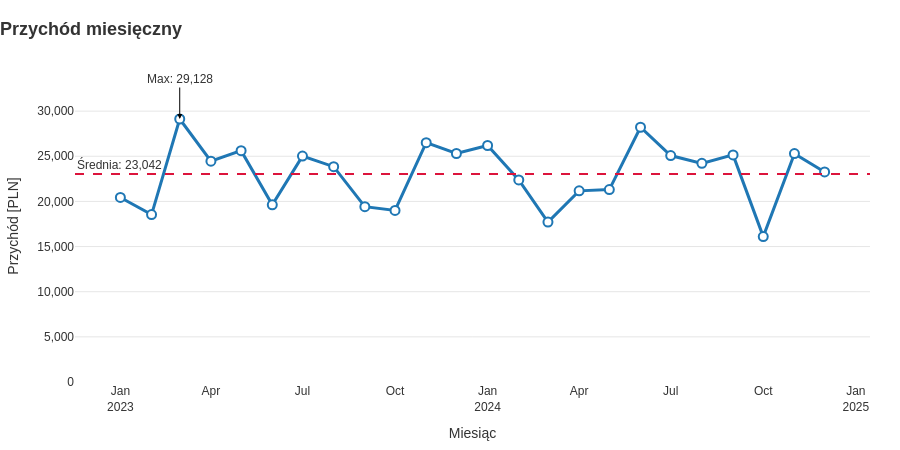

Notebook source saved alongside this figure:
### Markdown cell above
### 1.3. Pełny przykład formatowania jednego wykresu

### Code cell
monthly = df.groupby("month", as_index=False)["revenue"].sum()

fig = px.line(monthly, x="month", y="revenue", markers=True,
              labels={"month": "Miesiąc", "revenue": "Przychód [PLN]"},
              title="Przychód miesięczny")

# --- styl serii (trace)
fig.update_traces(line=dict(color="#1f77b4", width=3, dash="solid"),       # dash: solid, dot, dash, dashdot
                  marker=dict(size=9, color="white", line=dict(color="#1f77b4", width=2)),
                  hovertemplate="<b>%{x|%b %Y}</b><br>Przychód: %{y:,.0f} PLN<extra></extra>")

# --- układ
fig.update_layout(
    title=dict(text="<b>Przychód miesięczny</b>", x=0, xanchor="left", font=dict(size=18)),   # tytuł do lewej
    font=dict(family="Arial", size=12, color="#333"),
    height=450, width=900,
    margin=dict(l=60, r=30, t=70, b=50),
    hovermode="x unified",                    # jeden tooltip dla całego X; inne: "closest", "x", "y", False
    plot_bgcolor="white",
    showlegend=False,
)

# --- osie
fig.update_xaxes(title_text="Miesiąc", tickformat="%b\n%Y", dtick="M3", showgrid=False, tickangle=0)
fig.update_yaxes(title_text="Przychód [PLN]", tickformat=",.0f", rangemode="tozero",
                 gridcolor="rgba(0,0,0,0.1)", zeroline=False, showline=False)

# --- elementy dodatkowe
fig.add_hline(y=monthly["revenue"].mean(), line_dash="dash", line_color="crimson",
              annotation_text=f"Średnia: {monthly['revenue'].mean():,.0f}", annotation_position="top left")
peak = monthly.loc[monthly["revenue"].idxmax()]
fig.add_annotation(x=peak["month"], y=peak["revenue"], text=f"Max: {peak['revenue']:,.0f}",
                   showarrow=True, arrowhead=2, arrowcolor="black", ax=0, ay=-40)
fig.show()

### Figure 1 — Plotly figure (JSON) as saved in the notebook; plotly's stock layout.template omitted (floating-point values rounded to 4 significant figures)
{"data": [{"hovertemplate": "<b>%{x|%b %Y}</b><br>Przychód: %{y:,.0f} PLN<extra></extra>", "legendgroup": "", "line": {"color": "#1f77b4", "dash": "solid", "width": 3}, "marker": {"color": "white", "line": {"color": "#1f77b4", "width": 2}, "size": 9, "symbol": "circle"}, "mode": "lines+markers", "name": "", "orientation": "v", "showlegend": false, "type": "scatter", "x": ["2023-01-01T00:00:00.000000000", "2023-02-01T00:00:00.000000000", "2023-03-01T00:00:00.000000000", "2023-04-01T00:00:00.000000000", "2023-05-01T00:00:00.000000000", "2023-06-01T00:00:00.000000000", "2023-07-01T00:00:00.000000000", "2023-08-01T00:00:00.000000000", "2023-09-01T00:00:00.000000000", "2023-10-01T00:00:00.000000000", "2023-11-01T00:00:00.000000000", "2023-12-01T00:00:00.000000000", "2024-01-01T00:00:00.000000000", "2024-02-01T00:00:00.000000000", "2024-03-01T00:00:00.000000000", "2024-04-01T00:00:00.000000000", "2024-05-01T00:00:00.000000000", "2024-06-01T00:00:00.000000000", "2024-07-01T00:00:00.000000000", "2024-08-01T00:00:00.000000000", "2024-09-01T00:00:00.000000000", "2024-10-01T00:00:00.000000000", "2024-11-01T00:00:00.000000000", "2024-12-01T00:00:00.000000000"], "xaxis": "x", "y": [20440.0, 18540.0, 29130.0, 24460.0, 25620.0, 19620.0, 25020.0, 23850.0, 19420.0, 19000.0, 26510.0, 25310.0, 26190.0, 22390.0, 17720.0, 21170.0, 21310.0, 28210.0, 25080.0, 24220.0, 25150.0, 16100.0, 25300.0, 23260.0], "yaxis": "y"}], "layout": {"annotations": [{"showarrow": false, "text": "Średnia: 23,042", "x": 0, "xanchor": "left", "xref": "x domain", "y": 23040.0, "yanchor": "bottom", "yref": "y"}, {"arrowcolor": "black", "arrowhead": 2, "ax": 0, "ay": -40, "showarrow": true, "text": "Max: 29,128", "x": "2023-03-01T00:00:00", "y": 29130.0}], "font": {"color": "#333", "family": "Arial", "size": 12}, "height": 450, "hovermode": "x unified", "legend": {"tracegroupgap": 0}, "margin": {"b": 50, "l": 60, "r": 30, "t": 70}, "plot_bgcolor": "white", "shapes": [{"line": {"color": "crimson", "dash": "dash"}, "type": "line", "x0": 0, "x1": 1, "xref": "x domain", "y0": 23040.0, "y1": 23040.0, "yref": "y"}], "showlegend": false, "title": {"font": {"size": 18}, "text": "<b>Przychód miesięczny</b>", "x": 0, "xanchor": "left"}, "width": 900, "xaxis": {"anchor": "y", "domain": [0, 1], "dtick": "M3", "showgrid": false, "tickangle": 0, "tickformat": "%b\n%Y", "title": {"text": "Miesiąc"}}, "yaxis": {"anchor": "x", "domain": [0, 1], "gridcolor": "rgba(0,0,0,0.1)", "rangemode": "tozero", "showline": false, "tickformat": ",.0f", "title": {"text": "Przychód [PLN]"}, "zeroline": false}}}
